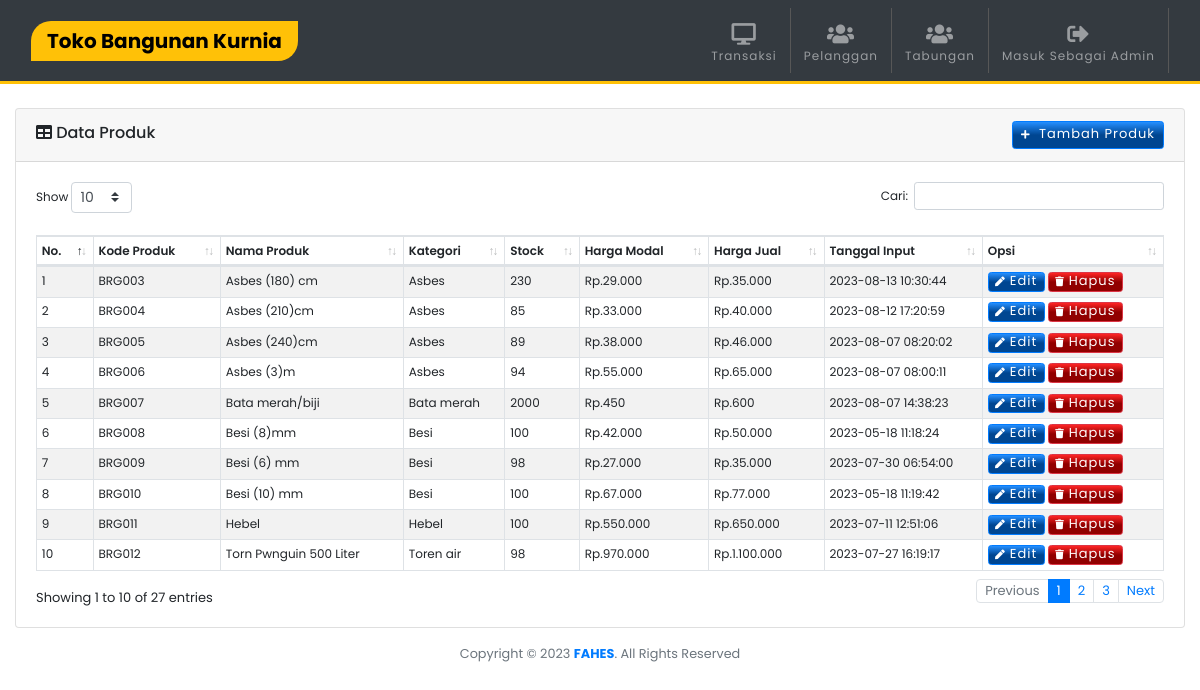
/produk.php (signed in), run on the app's committed database.
### tables this page shows
CREATE TABLE `produk` (
  `idproduk` int(11) NOT NULL,
  `idkategori` int(11) NOT NULL,
  `kode_produk` varchar(100) NOT NULL,
  `nama_produk` varchar(150) NOT NULL,
  `harga_modal` int(11) NOT NULL,
  `harga_jual` int(11) NOT NULL,
  `stock` int(11) NOT NULL,
  `tgl_input` timestamp NOT NULL DEFAULT current_timestamp() ON UPDATE current_timestamp(),
  `satuan` varchar(100) NOT NULL,
  `detail` varchar(256) NOT NULL
);

CREATE TABLE `kategori` (
  `idkategori` int(11) NOT NULL,
  `nama_kategori` varchar(100) NOT NULL,
  `tgl_dibuat` timestamp NOT NULL DEFAULT current_timestamp() ON UPDATE current_timestamp()
);

### produk.php (the view, shortened to what this page needs)
<?php include 'template/header.php'; ?>
<br>
<div class="card">
    <div class="card-header">
        <div class="card-tittle"><i class="fa fa-table me-2"></i> Data Produk
            <button type="button" class="btn btn-primary btn-xs p-2 float-right" data-toggle="modal"
                data-target="#addproduk">
                <i class="fa fa-plus fa-xs mr-1"></i> Tambah Produk</button>
        </div>
    </div>
    <div class="card-body">
        <table class="table table-striped table-sm table-bordered dt-responsive nowrap" id="table" width="100%">
            <thead>
                <tr>
                    <th>No.</th>
                    <th>Kode Produk</th>
                    <th>Nama Produk</th>
                    <th>Kategori</th>
                    <th>Stock</th>
                    <th>Harga Modal</th>
                    <th>Harga Jual</th>
                    <th>Tanggal Input</th>
                    <th>Opsi</th>
                </tr>
            </thead>
            <tbody>
                <?php
                $no = 1;
                $data_produk = mysqli_query($conn, "SELECT * FROM kategori k, produk p WHERE k.idkategori=p.idkategori order by idproduk ASC");
                while ($d = mysqli_fetch_array($data_produk)) {
                    $idproduk = $d['idproduk'];
                ?>
                <tr>
                    <td><?php echo $no++ ?></td>
                    <td><?php echo $d['kode_produk'] ?></td>
                    <td><?php echo $d['nama_produk'] ?></td>
                    <td><?php echo $d['nama_kategori'] ?></td>
                    <td><?php echo $d['stock'] ?></td>
                    <td>Rp.<?php echo ribuan($d['harga_modal']) ?></td>
                    <td>Rp.<?php echo ribuan($d['harga_jual']) ?></td>
                    <td><?php echo $d['tgl_input'] ?></td>
                    <td>
                        <button type="button" class="btn btn-primary btn-xs" data-toggle="modal"
                            data-target="#editP<?php echo $idproduk ?>">
                            <i class="fa fa-pen fa-xs mr-1"></i>Edit</button>
                        <a class="btn btn-danger btn-xs" href="?hapus=<?php echo $idproduk ?>"
                            onclick="javascript:return confirm('Hapus Data produk - <?php echo $d['nama_produk'] ?> ?');">
                            <i class="fa fa-trash fa-xs mr-1"></i>Hapus</a>
                    </td>
                </tr>
                <?php } ?>
            </tbody>
        </table>
    </div>
</div>
<?php include 'template/footer.php'; ?>

### template/header.php (shortened to what this page needs)
<?php
include "config.php";
function ribuan($nilai)
{
    return number_format($nilai, 0, ',', '.');
}
$result1 = mysqli_query($conn, "SELECT * FROM login");
while ($data = mysqli_fetch_array($result1)) {
    $toko = $data['nama_toko'];
}
?>
<!DOCTYPE html>
<html lang="en">
<head>
    <link rel="stylesheet" href="assets/css/bootstrap.min.css">
    <link rel="stylesheet" href="assets/css/style.css">
    <link href="assets/fontawesome/css/all.min.css" rel="stylesheet" type="text/css">
    <link href="assets/vendor/datatables/dataTables.bootstrap4.min.css" rel="stylesheet">
    <link href="assets/css/buttons.dataTables.min.css" rel="stylesheet">
    <link href="assets/vendor/datatables/responsive.bootstrap4.min.css" rel="stylesheet">
</head>
<body>
    <nav class="navbar navbar-expand-lg navbar-dark bg-dark sticky-top">
        <div class="container">
            <a class="navbar-brand px-3 bg-warning"><?php echo $toko ?></a>
            <div class="collapse navbar-collapse" id="navbarC">
                <ul class="navbar-nav ml-auto">
                    <li class="nav-item">
                        <a class="nav-link" href="index.php">
                            <span class="text-center d-block pt-2"><i
                                    class="fa fa-desktop fa-2x"></i></span>Transaksi</a>
                    </li>
                    <li class="nav-item">
                        <a class="nav-link" href="pelanggan.php">
                            <span class="text-center d-block pt-2"><i class="fa fa-users fa-2x"></i></span>Pelanggan</a>
                    </li>
                    <li class="nav-item">
                        <a class="nav-link" href="tabungan.php">
                            <span class="text-center d-block pt-2"><i class="fa fa-users fa-2x"></i></span>Tabungan</a>
                    </li>
                    <li class="nav-item">
                        <a class="nav-link" href="logout.php">
                            <span class="text-center d-block pt-2"><i class="fa fa-sign-out-alt fa-2x"></i></span>Masuk
                            Sebagai Admin</a>
                    </li>
                </ul>
            </div>
        </div>
    </nav>
    <div class="container">

### assets/css/style.css (style rules this page uses)
html, body { font-size: 100%; font-family: 'Poppins', sans-serif; scroll-behavior: smooth; }
a { text-decoration: none !important; }
.container { max-width: 1250px; }
.btn { font-size: small !important; letter-spacing: 1px !important; }
.btn-primary { background: linear-gradient(180deg, rgb(37, 143, 255) 0%, rgb(0, 70, 145) 50%) !important; }
.btn-danger { background: linear-gradient(180deg, rgb(255, 37, 37) 0%, rgb(145, 0, 0) 50%) !important; }
::placeholder { opacity: 1; font-size: 12px !important; letter-spacing: 1px; font-weight: 300; }
.fa-2x { font-size: 1.80em !important; }
.btn-group-xs > .btn, .btn-xs { padding: .25rem .4rem; font-size: .875rem; line-height: .5; border-radius: .2rem; }
.navbar { border-bottom: 3px solid #ffc107; }
.navbar-dark .navbar-nav .nav-item { font-weight: 400 !important; font-size: 12px; color: #c5c5c5 !important; letter-spacing: 1px; padding-left: 5px !important; padding-right: 5px !important; }
.navbar-dark .navbar-brand { font-weight: 700 !important; border-radius: 20px 0px; color: #000 !important; }
.navbar-dark .navbar-nav .nav-item { border-right: 1px solid rgb(87, 87, 87); }
.card-tittle { font-weight: 500 !important; }
table { font-size: 12px !important; }
table thead>tr>th { font-weight: 600 !important; }

### data on the page
produk: kode_produk "BRG003", nama_produk "Asbes (180) cm", idkategori.nama_kategori "Asbes", stock "230", harga_modal "29.000", harga_jual "35.000", tgl_input "2023-08-13 10:30:44"
produk: kode_produk "BRG004", nama_produk "Asbes (210)cm", idkategori.nama_kategori "Asbes", stock "85", harga_modal "33.000", harga_jual "40.000", tgl_input "2023-08-12 17:20:59"
produk: kode_produk "BRG005", nama_produk "Asbes (240)cm", idkategori.nama_kategori "Asbes", stock "89", harga_modal "38.000", harga_jual "46.000", tgl_input "2023-08-07 08:20:02"
produk: kode_produk "BRG006", nama_produk "Asbes (3)m", idkategori.nama_kategori "Asbes", stock "94", harga_modal "55.000", harga_jual "65.000", tgl_input "2023-08-07 08:00:11"
produk: kode_produk "BRG007", nama_produk "Bata merah/biji", idkategori.nama_kategori "Bata merah", stock "2000", harga_modal "450", harga_jual "600", tgl_input "2023-08-07 14:38:23"
produk: kode_produk "BRG008", nama_produk "Besi (8)mm", idkategori.nama_kategori "Besi", stock "100", harga_modal "42.000", harga_jual "50.000", tgl_input "2023-05-18 11:18:24"
produk: kode_produk "BRG009", nama_produk "Besi (6) mm", idkategori.nama_kategori "Besi", stock "98", harga_modal "27.000", harga_jual "35.000", tgl_input "2023-07-30 06:54:00"
produk: kode_produk "BRG010", nama_produk "Besi (10) mm", idkategori.nama_kategori "Besi", stock "100", harga_modal "67.000", harga_jual "77.000", tgl_input "2023-05-18 11:19:42"
produk: kode_produk "BRG011", nama_produk "Hebel", idkategori.nama_kategori "Hebel", stock "100", harga_modal "550.000", harga_jual "650.000", tgl_input "2023-07-11 12:51:06"
produk: kode_produk "BRG012", nama_produk "Torn Pwnguin 500 Liter", idkategori.nama_kategori "Toren air", stock "98", harga_modal "970.000", harga_jual "1.100.000", tgl_input "2023-07-27 16:19:17"

### other printed values
$toko "Toko Bangunan Kurnia"
